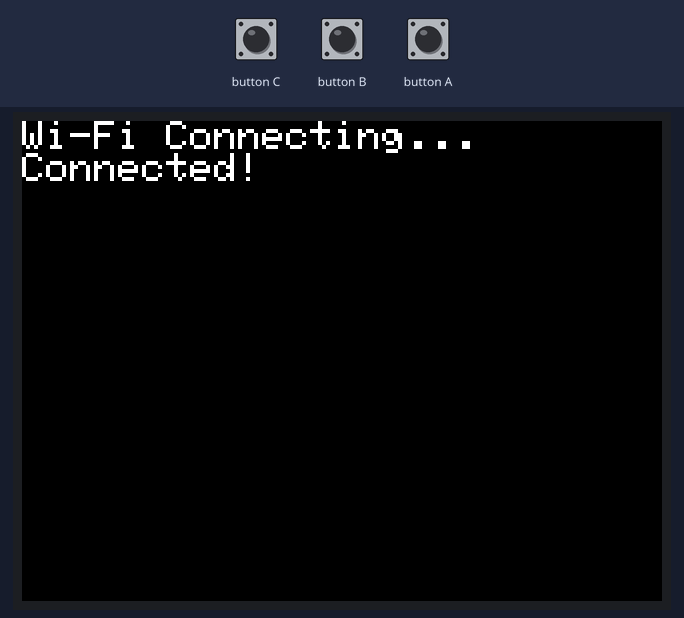
Simulated run of this sketch. Board: ESP32. Parts: 320×240 colour display. Inputs (shaded band) come from the test bench. WiFi joins after 1.5 s; servers stay silent unless stated.

Above: at 2.8 s.
2.9 s: button C pressed for 0.15 s
At 3.3 s:
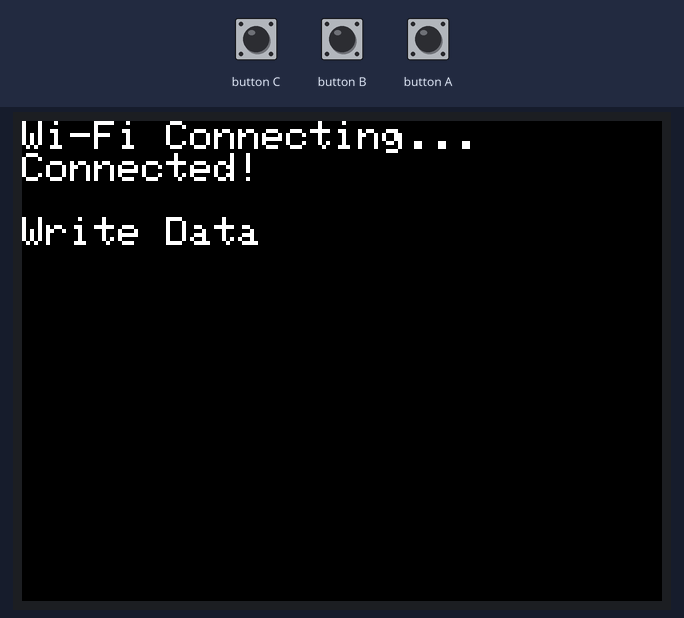
4.5 s: button B pressed for 0.15 s
At 5.7 s:
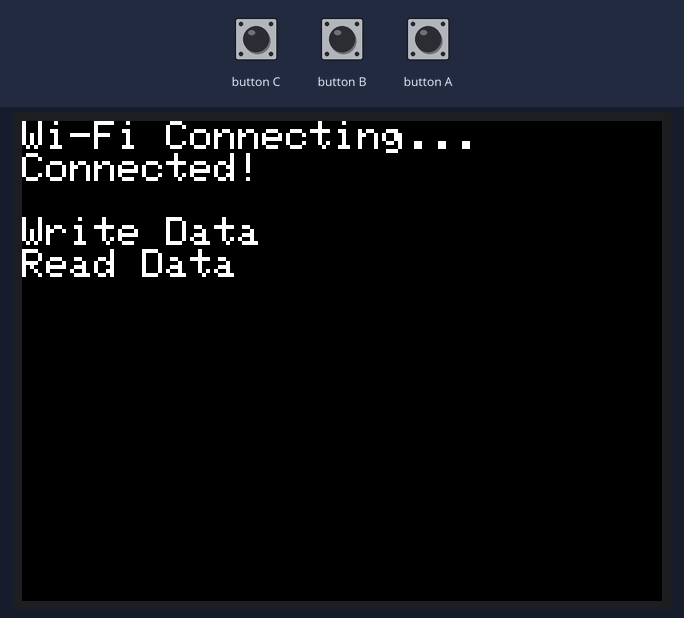
6.1 s: button C pressed for 1 s
At 6.9 s:
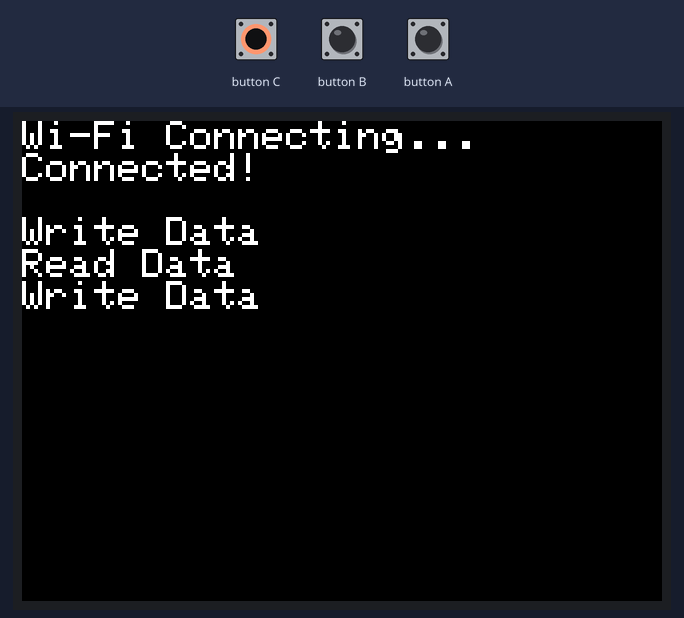
8.6 s: button B pressed for 1 s
At 10.0 s:
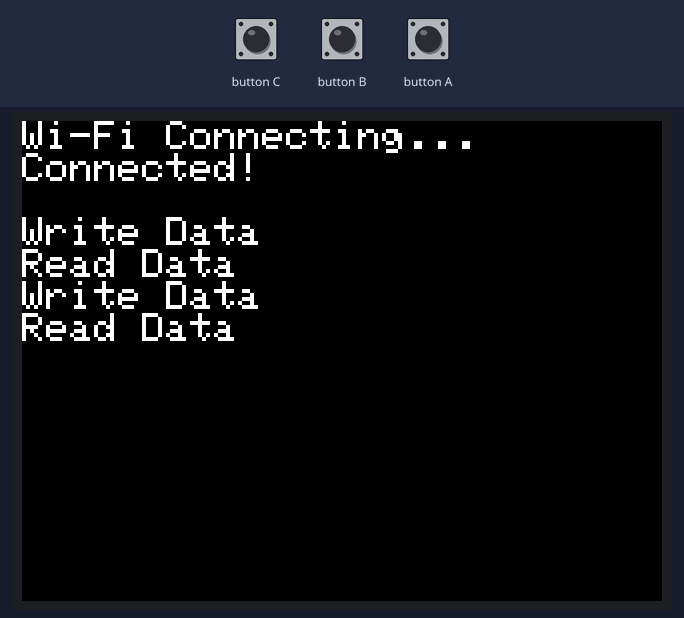
Timing chart, 0 to 11.6 s (numbered marks = the images above; inputs shaded):
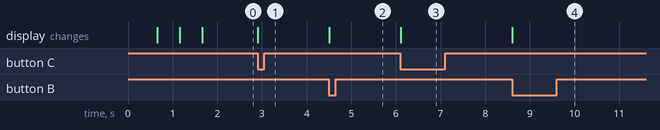

Measured:
- after the input at 2.9 s, the display: changes at once (image 1)
- after the input at 4.5 s, the display: changes at once (image 2)
- after the input at 6.1 s, the display: changes at once (image 3)
- after the input at 8.6 s, the display: changes at once (image 4)

The sketch:

wifi-simple.ino
```cpp
#include <M5Stack.h>
#include <WiFi.h>
#include <HTTPClient.h>

const char *SSID = "YOUR_WIFI_SSID";
const char *PASSWORD = "YOUR_WIFI_PASS";

void setup() {
  M5.begin();
  M5.Lcd.setTextSize(2);

  WiFi.begin(SSID, PASSWORD);
  M5.Lcd.print("Wi-Fi Connecting");
  while(WiFi.status() != WL_CONNECTED){
    M5.Lcd.print(".");
    delay(500);
  }
  M5.Lcd.println();
  M5.Lcd.println("Connected!");
  M5.Lcd.println();
}

void readData(){
  M5.Lcd.println("Read Data");
}

void writeData(){
  M5.Lcd.println("Write Data");
}

void loop() {
  if(M5.BtnB.wasPressed()){
    readData();
  }
  if(M5.BtnC.wasPressed()){
    writeData();
  }
  M5.update();
}
```
